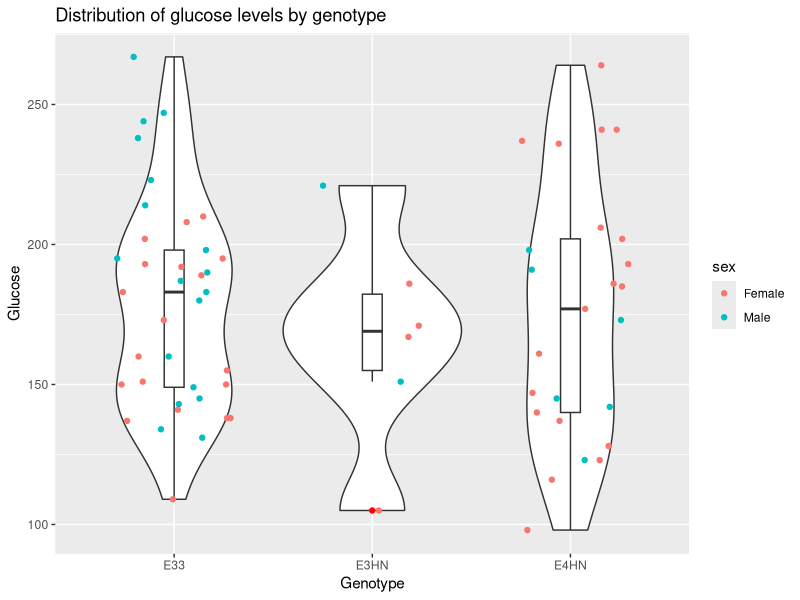
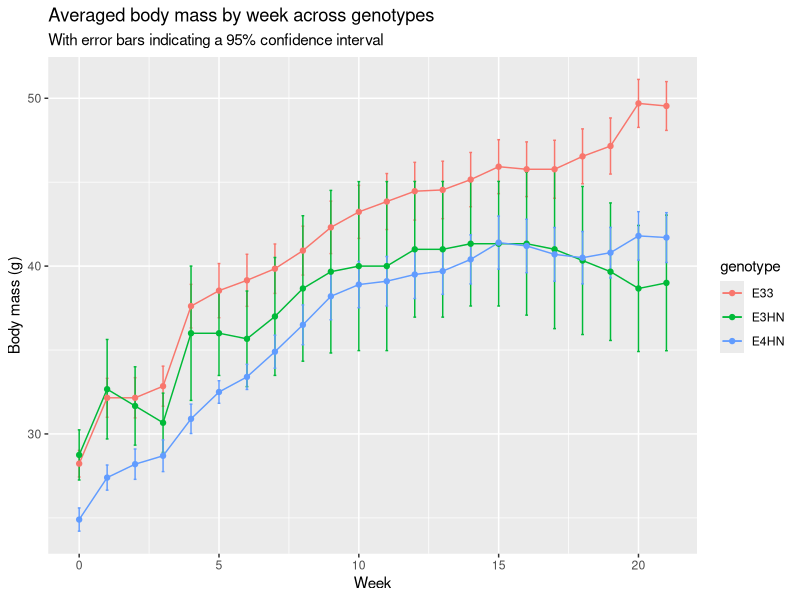
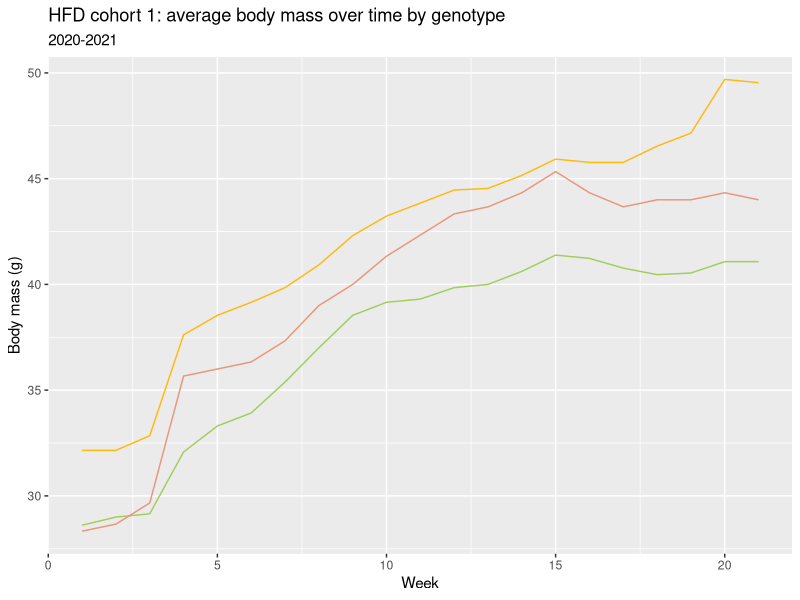
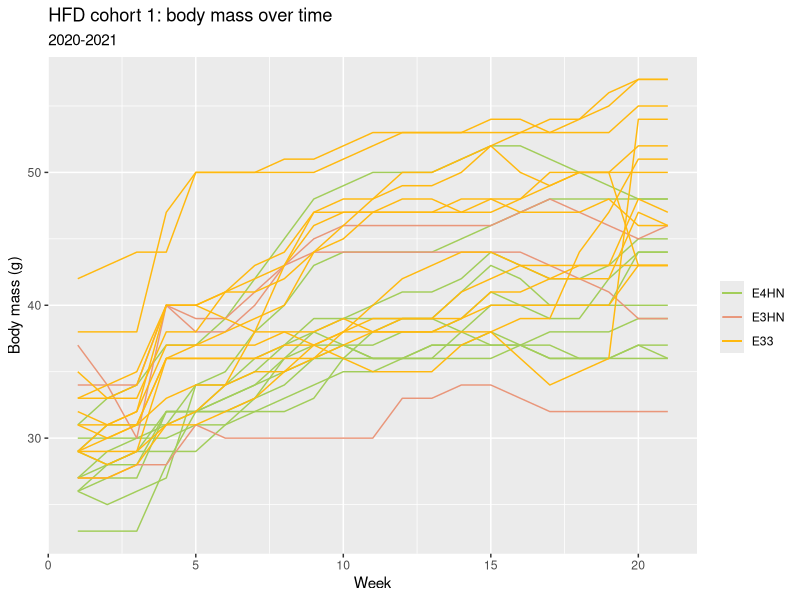
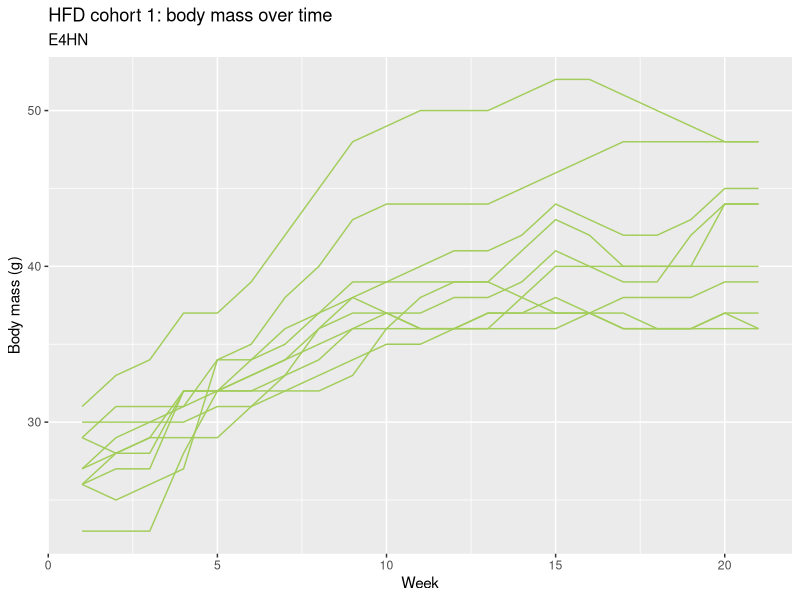
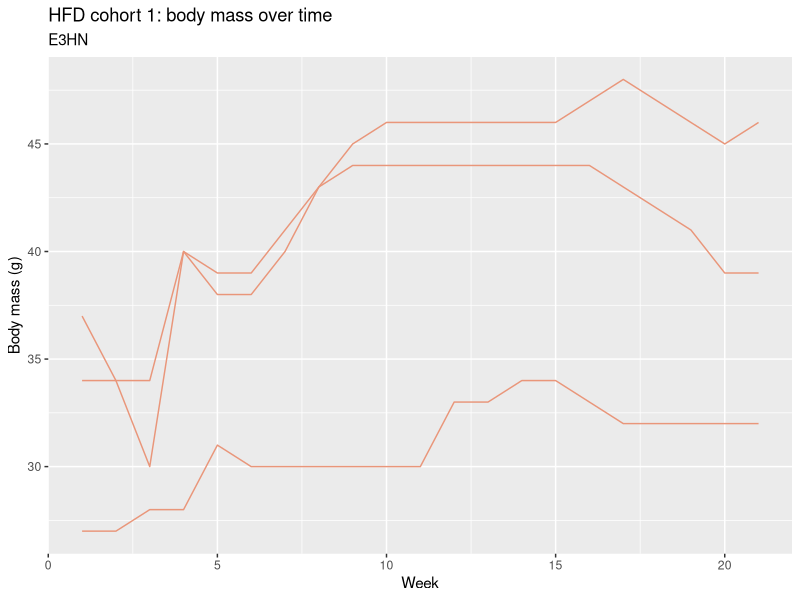
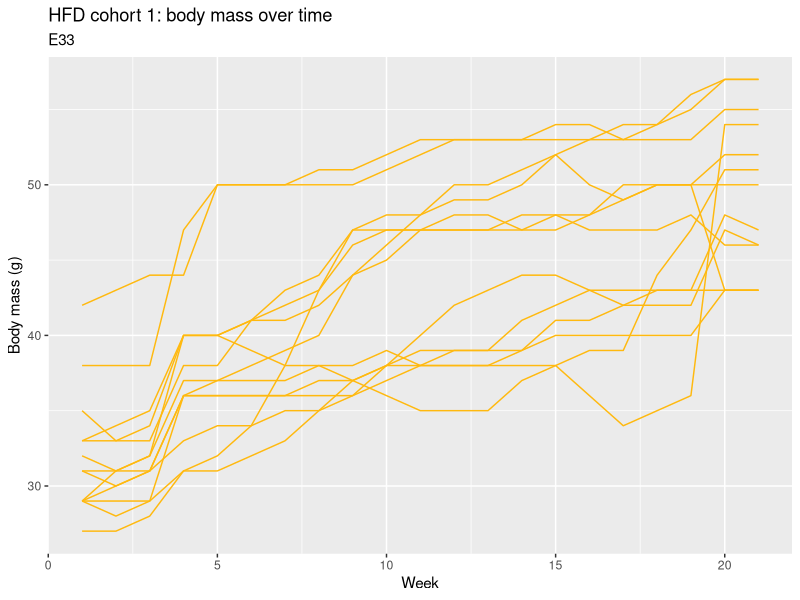
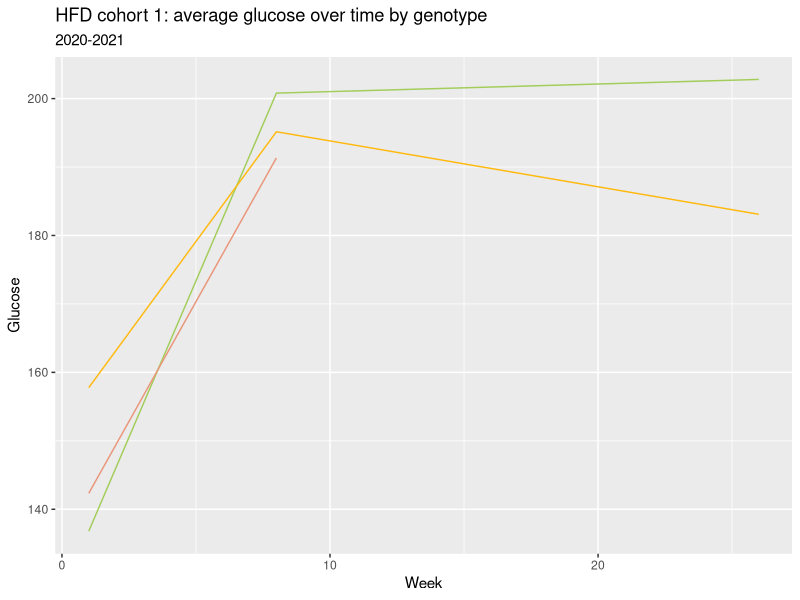

Recreate these plots in R, in order.
## ---- chunk 1
library(tidyverse)  # importing tidyverse
library(gplots)
knitr::opts_chunk$set(warning = FALSE, message = FALSE)   # gets rid of warning messages in output

# uploading csv files with body mass and glucose data
ch1 <- read.csv("HFD_Cohort1_Weights.csv")
ch1_glucose <- read.csv("HFD_Cohort1_Glucose.csv")
hfd <- read.csv("all_data.csv")

## ---- chunk 2
hfd_gluc <- hfd %>% # renaming elements in sex column for key in plot
  filter(! is.na(glucose)) %>% 
  mutate(sex = case_when(
    sex == "F" ~ "Female",
    sex == "M" ~ "Male"
  ))

# violin plot
ggplot(hfd_gluc, aes(x=genotype, y=glucose)) +
  geom_violin() + 
  geom_boxplot(width = 0.1, outlier.color = "red") +
  geom_jitter(height = 0, width = 0.3, aes(color = sex)) +
  labs(x = "Genotype", y = "Glucose",
       title = "Distribution of glucose levels by genotype")

# one-way ANOVA 
res.aov <- aov(glucose ~ genotype, data = hfd_gluc)
summary(res.aov)
## ---- chunk 3
# function to calculate mean, confidence intervals etc
# taken from attached link below

# http://www.cookbook-r.com/Graphs/Plotting_means_and_error_bars_(ggplot2)/#Helper%20functions
# sd = standard deviation, se = standard error, ci = confidence interval
  
summarySE <- function(data=NULL, measurevar, groupvars=NULL, na.rm=FALSE,
                      conf.interval=.95, .drop=TRUE) {
    library(plyr)

    # New version of length which can handle NA's: if na.rm==T, don't count them
    length2 <- function (x, na.rm=FALSE) {
        if (na.rm) sum(!is.na(x))
        else       length(x)
    }

    # This does the summary. For each group's data frame, return a vector with
    # N, mean, and sd
    datac <- ddply(data, groupvars, .drop=.drop,
      .fun = function(xx, col) {
        c(N    = length2(xx[[col]], na.rm=na.rm),
          mean = mean   (xx[[col]], na.rm=na.rm),
          sd   = sd     (xx[[col]], na.rm=na.rm)
        )
      },
      measurevar
    )

    # Rename the "mean" column    
    datac <- rename(datac, c("mean" = measurevar))

    datac$se <- datac$sd / sqrt(datac$N)  # Calculate standard error of the mean

    # Confidence interval multiplier for standard error
    # Calculate t-statistic for confidence interval: 
    # e.g., if conf.interval is .95, use .975 (above/below), and use df=N-1
    ciMult <- qt(conf.interval/2 + .5, datac$N-1)
    datac$ci <- datac$se * ciMult

    return(datac)
}
## ---- chunk 4

hfd <- hfd %>% 
  filter(! is.na(weight)) # filtering out animals that were sacrificed

hfd_sum <- summarySE(hfd, measurevar="weight", groupvars=c("genotype","date", 
                                                           "week"))
hfd_sum # printing data frame with sd, se, and ci for each genotype at each date

ggplot(hfd_sum, aes(x=week, y=weight, colour=genotype)) + 
    geom_errorbar(aes(ymin=weight-se, ymax=weight+se), width=.1) +
    geom_line() +
    geom_point() +
  labs(x = "Week", y = "Body mass (g)", 
       title = "Averaged body mass by week across genotypes",
       subtitle = "With error bars indicating a 95% confidence interval")

# one-way ANOVA 
res.aov <- aov(weight ~ genotype, data = hfd)
summary(res.aov)

## ---- chunk 5
ch1 <- ch1 %>% 
  filter(!is.na(X201012.1)) # filtering for data with values for body mass

# line graph with average body masses for each genotype
# color coded to match original xlsx file 
ggplot(data = ch1, aes(x = week, group = 1)) +
  labs(x = "Week", y = "Body mass (g)", 
       title = "HFD cohort 1: average body mass over time by genotype",
       subtitle = "2020-2021") +
  geom_line(aes(y = E4HN), color = "darkolivegreen3") +
  geom_line(aes(y = E3HN), color = "darksalmon") +
  geom_line(aes(y = E33), color = "darkgoldenrod1") +
  scale_colour_manual("", 
                      breaks = c("E4HN", "E3HN", "E33"),
                      values = c("E4HN"="darkolivegreen3", "E3HN"="darksalmon", 
                                 "E33"="darkgoldenrod1"))

## ---- chunk 6
# lane graphs with data for each mouse for body mass   
ggplot(data = ch1, aes(x = week, group = 1)) +
  labs(x = "Week", y = "Body mass (g)", 
       title = "HFD cohort 1: body mass over time",
       subtitle = "2020-2021") +
  geom_line(aes(y = X201012.1, color = "E4HN")) +
  geom_line(aes(y = X201012.2, color = "E4HN")) +
  geom_line(aes(y = X201012.3, color = "E4HN")) +
  geom_line(aes(y = X201012.4, color = "E4HN")) +
  geom_line(aes(y = X201012.5, color = "E4HN")) +
  geom_line(aes(y = X201012.6, color = "E4HN")) +
  geom_line(aes(y = X201012.7, color = "E4HN")) +
  geom_line(aes(y = X201012.8, color = "E4HN")) +
  geom_line(aes(y = X201012.9, color = "E4HN")) +
  geom_line(aes(y = X201012.10, color = "E4HN")) +
  geom_line(aes(y = X201012.11, color = "E3HN")) +
  geom_line(aes(y = X201012.12, color = "E3HN")) +
  geom_line(aes(y = X201012.13, color = "E3HN")) +
  geom_line(aes(y = X201012.15, color = "E33")) +
  geom_line(aes(y = X201012.16, color = "E33")) +
  geom_line(aes(y = X201012.17, color = "E33")) +
  geom_line(aes(y = X201012.18, color = "E33")) +
  geom_line(aes(y = X201012.19, color = "E33")) +
  geom_line(aes(y = X201012.20, color = "E33")) +
  geom_line(aes(y = X201012.21, color = "E33")) +
  geom_line(aes(y = X201012.22, color = "E33")) +
  geom_line(aes(y = X201012.23, color = "E33")) +
  geom_line(aes(y = X201012.24, color = "E33")) +
  geom_line(aes(y = X201012.25, color = "E33")) +
  geom_line(aes(y = X201012.26, color = "E33")) +
  geom_line(aes(y = X201012.27, color = "E33")) +
  scale_colour_manual("", 
                      breaks = c("E4HN", "E3HN", "E33"),
                      values = c("E4HN"="darkolivegreen3", "E3HN"="darksalmon", 
                                 "E33"="darkgoldenrod1"))




ggplot(data = ch1, aes(x = week, group = 1)) +
  labs(x = "Week", y = "Body mass (g)", 
       title = "HFD cohort 1: body mass over time",
       subtitle = "E4HN") +
  geom_line(aes(y = X201012.1), color = "darkolivegreen3") +
  geom_line(aes(y = X201012.2), color = "darkolivegreen3") +
  geom_line(aes(y = X201012.3), color = "darkolivegreen3") +
  geom_line(aes(y = X201012.4), color = "darkolivegreen3") +
  geom_line(aes(y = X201012.5), color = "darkolivegreen3") +
  geom_line(aes(y = X201012.6), color = "darkolivegreen3") +
  geom_line(aes(y = X201012.7), color = "darkolivegreen3") +
  geom_line(aes(y = X201012.8), color = "darkolivegreen3") +
  geom_line(aes(y = X201012.9), color = "darkolivegreen3") +
  geom_line(aes(y = X201012.10), color = "darkolivegreen3")




ggplot(data = ch1, aes(x = week, group = 1)) +
  labs(x = "Week", y = "Body mass (g)", 
       title = "HFD cohort 1: body mass over time",
       subtitle = "E3HN") +
  geom_line(aes(y = X201012.11), color = "darksalmon") +
  geom_line(aes(y = X201012.12), color = "darksalmon") +
  geom_line(aes(y = X201012.13), color = "darksalmon")




ggplot(data = ch1, aes(x = week, group = 1)) +
  labs(x = "Week", y = "Body mass (g)", 
       title = "HFD cohort 1: body mass over time",
       subtitle = "E33") +
  geom_line(aes(y = X201012.15), color = "darkgoldenrod1") +
  geom_line(aes(y = X201012.16), color = "darkgoldenrod1") +
  geom_line(aes(y = X201012.17), color = "darkgoldenrod1") +
  geom_line(aes(y = X201012.18), color = "darkgoldenrod1") +
  geom_line(aes(y = X201012.19), color = "darkgoldenrod1") +
  geom_line(aes(y = X201012.20), color = "darkgoldenrod1") +
  geom_line(aes(y = X201012.21), color = "darkgoldenrod1") +
  geom_line(aes(y = X201012.22), color = "darkgoldenrod1") +
  geom_line(aes(y = X201012.23), color = "darkgoldenrod1") +
  geom_line(aes(y = X201012.24), color = "darkgoldenrod1") +
  geom_line(aes(y = X201012.25), color = "darkgoldenrod1") +
  geom_line(aes(y = X201012.26), color = "darkgoldenrod1") +
  geom_line(aes(y = X201012.27), color = "darkgoldenrod1")

## ---- chunk 7

# line graph for average glucose levels for each genotype
# color coded to match original xlsx file
ggplot(data = ch1_glucose, aes(x = week, group = 1)) +
  labs(x = "Week", y = "Glucose", 
       title = "HFD cohort 1: average glucose over time by genotype",
       subtitle = "2020-2021") +
  geom_line(aes(y = E4HN), color = "darkolivegreen3") +
  geom_line(aes(y = E3HN), color = "darksalmon") +
  geom_line(aes(y = E33), color = "darkgoldenrod1") 
  #scale_colour_manual("", 
  #                    breaks = c("E4HN", "E3HN", "E33"),
  #                    values = c("E4HN"="darkolivegreen3", "E3HN"="darksalmon", 
   #                              "E33"="darkgoldenrod1"))


# line graphs with glucose data for each mouse
ggplot(data = ch1_glucose, aes(x = week, group = 1)) +
  labs(x = "Week", y = "Glucose", 
       title = "HFD cohort 1: glucose over time",
       subtitle = "2020-2021") +
  geom_line(aes(y = X201012.1, color = "E4HN")) +
  geom_line(aes(y = X201012.2, color = "E4HN")) +
  geom_line(aes(y = X201012.3, color = "E4HN")) +
  geom_line(aes(y = X201012.4, color = "E4HN")) +
  geom_line(aes(y = X201012.5, color = "E4HN")) +
  geom_line(aes(y = X201012.6, color = "E4HN")) +
  geom_line(aes(y = X201012.7, color = "E4HN")) +
  geom_line(aes(y = X201012.8, color = "E4HN")) +
  geom_line(aes(y = X201012.9, color = "E4HN")) +
  geom_line(aes(y = X201012.10, color = "E4HN")) +
  geom_line(aes(y = X201012.11, color = "E3HN")) +
  geom_line(aes(y = X201012.12, color = "E3HN")) +
  geom_line(aes(y = X201012.13, color = "E3HN")) +
  geom_line(aes(y = X201012.15, color = "E33")) +
  geom_line(aes(y = X201012.16, color = "E33")) +
  geom_line(aes(y = X201012.17, color = "E33")) +
  geom_line(aes(y = X201012.18, color = "E33")) +
  geom_line(aes(y = X201012.19, color = "E33")) +
  geom_line(aes(y = X201012.20, color = "E33")) +
  geom_line(aes(y = X201012.21, color = "E33")) +
  geom_line(aes(y = X201012.22, color = "E33")) +
  geom_line(aes(y = X201012.23, color = "E33")) +
  geom_line(aes(y = X201012.24, color = "E33")) +
  geom_line(aes(y = X201012.25, color = "E33")) +
  geom_line(aes(y = X201012.26, color = "E33")) +
  geom_line(aes(y = X201012.27, color = "E33")) +
  scale_colour_manual("", 
                      breaks = c("E4HN", "E3HN", "E33"),
                      values = c("E4HN"="darkolivegreen3", "E3HN"="darksalmon", 
                                 "E33"="darkgoldenrod1"))



ggplot(data = ch1_glucose, aes(x = week, group = 1)) +
  labs(x = "Week", y = "Glucose", 
       title = "HFD cohort 1: glucose over time",
       subtitle = "E4HN") +
  geom_line(aes(y = X201012.1), color = "darkolivegreen3") +
  geom_line(aes(y = X201012.2), color = "darkolivegreen3") +
  geom_line(aes(y = X201012.3), color = "darkolivegreen3") +
  geom_line(aes(y = X201012.4), color = "darkolivegreen3") +
  geom_line(aes(y = X201012.5), color = "darkolivegreen3") +
  geom_line(aes(y = X201012.6), color = "darkolivegreen3") +
  geom_line(aes(y = X201012.7), color = "darkolivegreen3") +
  geom_line(aes(y = X201012.8), color = "darkolivegreen3") +
  geom_line(aes(y = X201012.9), color = "darkolivegreen3") +
  geom_line(aes(y = X201012.10), color = "darkolivegreen3")



ggplot(data = ch1_glucose, aes(x = week, group = 1)) +
  labs(x = "Week", y = "Glucose", 
       title = "HFD cohort 1: glucose over time",
       subtitle = "E3HN") +
  geom_line(aes(y = X201012.11), color = "darksalmon") +
  geom_line(aes(y = X201012.12), color = "darksalmon") +
  geom_line(aes(y = X201012.13), color = "darksalmon")



ggplot(data = ch1_glucose, aes(x = week, group = 1)) +
  labs(x = "Week", y = "Glucose", 
       title = "HFD cohort 1: glucose over time",
       subtitle = "E33") +
  geom_line(aes(y = X201012.15), color = "darkgoldenrod1") +
  geom_line(aes(y = X201012.16), color = "darkgoldenrod1") +
  geom_line(aes(y = X201012.17), color = "darkgoldenrod1") +
  geom_line(aes(y = X201012.18), color = "darkgoldenrod1") +
  geom_line(aes(y = X201012.19), color = "darkgoldenrod1") +
  geom_line(aes(y = X201012.20), color = "darkgoldenrod1") +
  geom_line(aes(y = X201012.21), color = "darkgoldenrod1") +
  geom_line(aes(y = X201012.22), color = "darkgoldenrod1") +
  geom_line(aes(y = X201012.23), color = "darkgoldenrod1") +
  geom_line(aes(y = X201012.24), color = "darkgoldenrod1") +
  geom_line(aes(y = X201012.25), color = "darkgoldenrod1") +
  geom_line(aes(y = X201012.26), color = "darkgoldenrod1") +
  geom_line(aes(y = X201012.27), color = "darkgoldenrod1")
